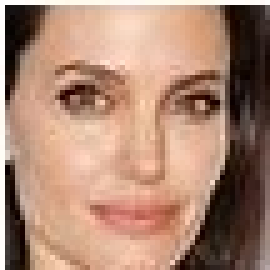
#> input picture Dataset/Cropped Celebrity Faces Dataset/Angelina Jolie/004_f61e7d0c.jpg, 54 x 54 px, found by its file name (shown 5 times larger); its folder holds only this picture in this run
$ jupyter execute --allow-errors PaperCode.ipynb
#> lines starting #> are read from the running program, lines starting #| are printed output that depends on the picture
## Library Imports and Variable Declarations:

[cell 1]
import numpy as np
from PIL import Image
import os
import random
import copy

[cell 2]
Z = 17 # (Input)
C = 10 # (Input)
M = N = 60 # image size (Input)

K = 0 # Stores the total number of images used
D = M ** 2 # Dimension of a flattened image

# Celeb dictionary to use for class creation
celeb_dict = {"Angelina Jolie" : 1, "Brad Pitt" : 2, "Denzel Washington" : 3, "Hugh Jackman" : 4, "Jennifer Lawrence" : 5, "Johnny Depp" : 6, "Kate Winslet" : 7, "Leonardo DiCaprio" : 8, "Megan Fox" : 9, "Natalie Portman" : 10, "Nicole Kidman" : 11, "Robert Downey Jr" : 12, "Sandra Bullock" : 13, "Scarlett Johansson" : 14, "Tom Cruise" : 15, "Tom Hanks" : 16, "Will Smith" : 17}

## Image Matrix Construction:

[cell 3]
location = '/content/drive/MyDrive/Cropped Celebrity Faces Dataset' # (Input)

Image_Mat = np.zeros((D,1)) # Default numpy array
Celeb_Name = []

# Iterating through the directory of folders (celeb names)
for celeb in os.listdir(location):
    celeb_path = os.path.join(location, celeb)
    if not os.path.isdir(celeb_path):
        continue  # Skip if the item in the directory is not a folder

    files = [f for f in os.listdir(celeb_path) if os.path.isfile(os.path.join(celeb_path, f))]

    # Use min() to avoid going beyond the available indices
    selected_files = random.sample(files, min(len(files), C))  # Unbalanced dataset alert!!

    for selected_file in selected_files:
        Celeb_Name.append(celeb_dict[celeb]) # Form the Y train dataset

        # Open, resize and append the face image
        face_path = os.path.join(celeb_path, selected_file)
        face_image = Image.open(face_path).convert("L")  # Convert to grayscale
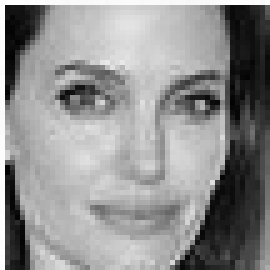
#> face_image: PIL image 54x54 L (shown 5 times larger); min 3, max 255, mean 144
        resized_face_image = face_image.resize((M, N))
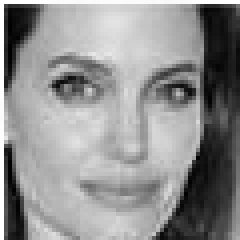
#> resized_face_image: PIL image 60x60 L (shown 4 times larger); min 0, max 255, mean 143.9
        # Row-major flattening and convertion into column vector
        img_array = np.array(resized_face_image).flatten().reshape((D,1))
#> img_array = 3600 values, max 255 at index 1, min 0 at index 362, mean 143.9
        Image_Mat = np.append(Image_Mat, img_array, axis=1)
#> Image_Mat = 3600 pairs, first value 0 to 0, second value 0 to 255

        K+=1 # Increment the counter for total number of images
#> pass 2 of the loop `for celeb in os.listdir(location):`:
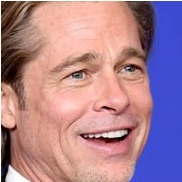
#> input picture Dataset/Cropped Celebrity Faces Dataset/Brad Pitt/005_02ab3a1b.jpg, 182 x 182 px, found by its file name
#> `face_image = Image.open(face_path).convert("L")`:
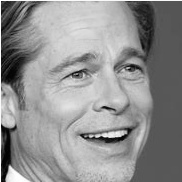
#> face_image: PIL image 182x182 L; min 0, max 255, mean 144
#> `resized_face_image = face_image.resize((M, N))`:
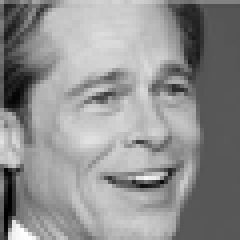
#> resized_face_image: PIL image 60x60 L (shown 4 times larger); min 0, max 255, mean 143.6
#> img_array = 3600 values, max 255 at index 3486, min 0 at index 2822, mean 143.6

Image_Mat = Image_Mat[:,1:]
#> Image_Mat = 3600 pairs, first value 0 to 255, second value 0 to 255
Celeb_Name = np.array(Celeb_Name)

[cell 4]
# def view(A,size,n):
#   '''
#   Display the 'n'-th image (column) from the 'A' matrix

#   n: number less than len(A)
#   A: Matrix of Image Column-Wise
#   '''
#   reshaped_image = A[:,n].reshape(size,size)
#   # Convert the reshaped image to a PIL Image
#   image = Image.fromarray(reshaped_image.astype('uint8'))
#   display(image)

# val=6
# view(Image_Mat,M,val)
# print(Celeb_Name[val])

## Computation of Class-Specific Mean Vectors:

[cell 5]
mean_class_vectors = [] # List of Class-Specific Mean Vectors
class_matrices = [] # List of Class Matrices

for i in range(0,Z):
  class_matrices.append(np.copy(Image_Mat[:, i*C:(i+1)*C]))
  mean_class_vectors.append(np.mean(class_matrices[i], axis=1, keepdims=True))
#> after the loop, class_matrices = 17 point arrays, longest 3600 points; mean_class_vectors = 17 items

## Computation of Global Mean Vector:

[cell 6]
mean_overall = np.mean(Image_Mat, axis=1, keepdims=True)
#> mean_overall = 3600 values, max 240 at index 2100, min 3.5 at index 2582, mean 143.8
mean_overall.shape
#> Out = (3600, 1)

## Within-Class Scatter Matrix (S w) Construction:

[cell 7]
Sw = np.zeros((D,D))
#> Sw: shape (3600, 3600) float64; every value is 0

for i in range(0,Z):
  temp = (class_matrices[i] - mean_class_vectors[i])
  Sw += temp @ temp.T
#> this loop made 17 passes
#> pass 1, `Sw += temp @ temp.T`:
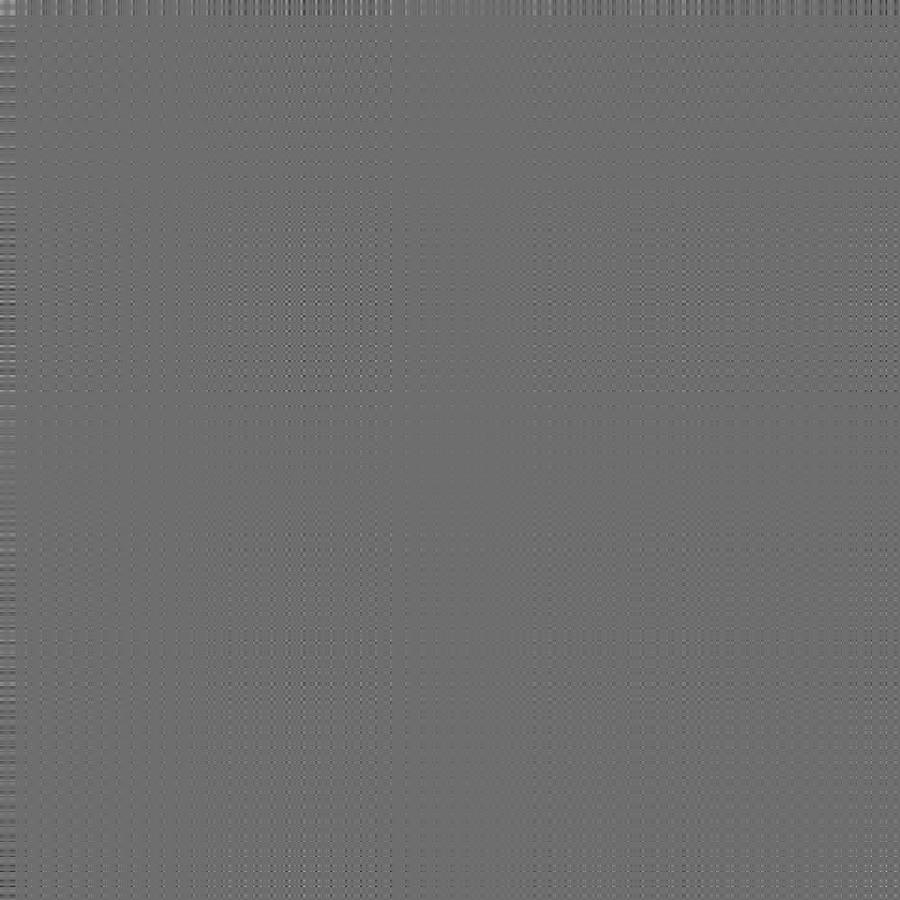
#> Sw: shape (3600, 3600) float64 (shown at 1/4 size); min -20826, max 27378, mean 0; drawn with min black and max white

Sw.shape
#> Out = (3600, 3600)

## Between-Class Scatter Matrix (S b) Construction:

[cell 8]
Sb = np.zeros((D,D))

for i in range(0,Z):
  temp = mean_class_vectors[i] - mean_overall
  Sb += temp @ temp.T

Sb *= C
Sb.shape
#> Out = (3600, 3600)
